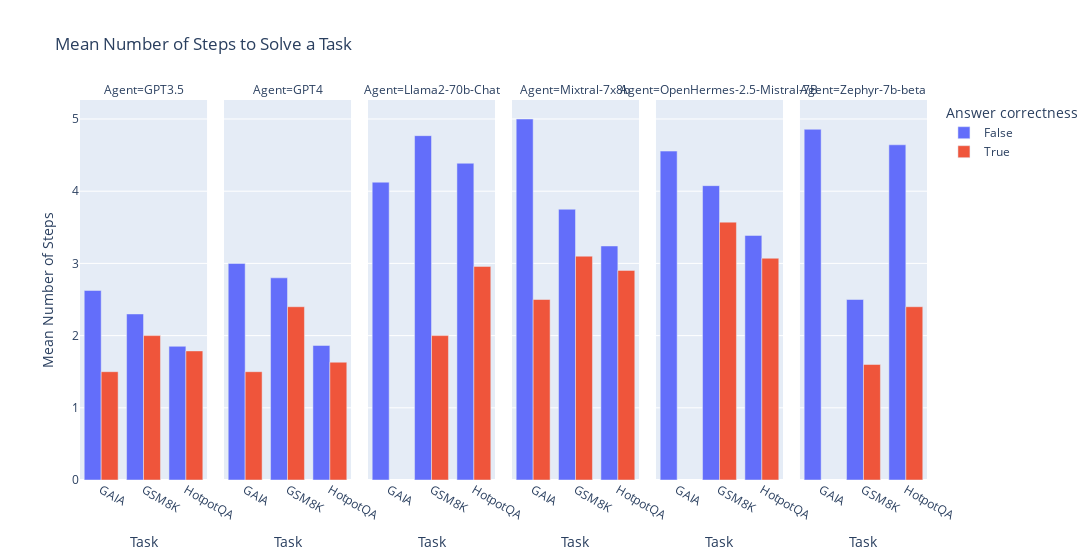

Notebook code for this chart:
### Code cell
px.bar(
    aggregated_resuts.reset_index(),
    x="task",
    y="number_of_steps",
    facet_col="agent_name",
    color="correct_answer",
    title="Mean Number of Steps to Solve a Task",
    barmode="group",
    labels={
        "agent_name": "Agent",
        "number_of_steps": "Mean Number of Steps",
        "correct_answer": "Answer correctness",
        "task": "Task",
    },
    width=1500,
)

### Figure 1 — Plotly figure (JSON) as saved in the notebook; plotly's stock layout.template omitted (floating-point values rounded to 4 significant figures)
{"data": [{"alignmentgroup": "True", "hovertemplate": "Answer correctness=False<br>Agent=GPT3.5<br>Task=%{x}<br>Mean Number of Steps=%{y}<extra></extra>", "legendgroup": "False", "marker": {"color": "#636efa", "pattern": {"shape": ""}}, "name": "False", "offsetgroup": "False", "orientation": "v", "showlegend": true, "textposition": "auto", "type": "bar", "x": ["GAIA", "GSM8K", "HotpotQA"], "xaxis": "x", "y": [2.625, 2.3, 1.852], "yaxis": "y"}, {"alignmentgroup": "True", "hovertemplate": "Answer correctness=False<br>Agent=GPT4<br>Task=%{x}<br>Mean Number of Steps=%{y}<extra></extra>", "legendgroup": "False", "marker": {"color": "#636efa", "pattern": {"shape": ""}}, "name": "False", "offsetgroup": "False", "orientation": "v", "showlegend": false, "textposition": "auto", "type": "bar", "x": ["GAIA", "GSM8K", "HotpotQA"], "xaxis": "x2", "y": [3, 2.8, 1.864], "yaxis": "y2"}, {"alignmentgroup": "True", "hovertemplate": "Answer correctness=False<br>Agent=Llama2-70b-Chat<br>Task=%{x}<br>Mean Number of Steps=%{y}<extra></extra>", "legendgroup": "False", "marker": {"color": "#636efa", "pattern": {"shape": ""}}, "name": "False", "offsetgroup": "False", "orientation": "v", "showlegend": false, "textposition": "auto", "type": "bar", "x": ["GAIA", "GSM8K", "HotpotQA"], "xaxis": "x3", "y": [4.125, 4.769, 4.387], "yaxis": "y3"}, {"alignmentgroup": "True", "hovertemplate": "Answer correctness=False<br>Agent=Mixtral-7x8b<br>Task=%{x}<br>Mean Number of Steps=%{y}<extra></extra>", "legendgroup": "False", "marker": {"color": "#636efa", "pattern": {"shape": ""}}, "name": "False", "offsetgroup": "False", "orientation": "v", "showlegend": false, "textposition": "auto", "type": "bar", "x": ["GAIA", "GSM8K", "HotpotQA"], "xaxis": "x4", "y": [5, 3.75, 3.241], "yaxis": "y4"}, {"alignmentgroup": "True", "hovertemplate": "Answer correctness=False<br>Agent=OpenHermes-2.5-Mistral-7B<br>Task=%{x}<br>Mean Number of Steps=%{y}<extra></extra>", "legendgroup": "False", "marker": {"color": "#636efa", "pattern": {"shape": ""}}, "name": "False", "offsetgroup": "False", "orientation": "v", "showlegend": false, "textposition": "auto", "type": "bar", "x": ["GAIA", "GSM8K", "HotpotQA"], "xaxis": "x5", "y": [4.556, 4.077, 3.387], "yaxis": "y5"}, {"alignmentgroup": "True", "hovertemplate": "Answer correctness=False<br>Agent=Zephyr-7b-beta<br>Task=%{x}<br>Mean Number of Steps=%{y}<extra></extra>", "legendgroup": "False", "marker": {"color": "#636efa", "pattern": {"shape": ""}}, "name": "False", "offsetgroup": "False", "orientation": "v", "showlegend": false, "textposition": "auto", "type": "bar", "x": ["GAIA", "GSM8K", "HotpotQA"], "xaxis": "x6", "y": [4.857, 2.5, 4.643], "yaxis": "y6"}, {"alignmentgroup": "True", "hovertemplate": "Answer correctness=True<br>Agent=GPT3.5<br>Task=%{x}<br>Mean Number of Steps=%{y}<extra></extra>", "legendgroup": "True", "marker": {"color": "#EF553B", "pattern": {"shape": ""}}, "name": "True", "offsetgroup": "True", "orientation": "v", "showlegend": true, "textposition": "auto", "type": "bar", "x": ["GAIA", "GSM8K", "HotpotQA"], "xaxis": "x", "y": [1.5, 2, 1.788], "yaxis": "y"}, {"alignmentgroup": "True", "hovertemplate": "Answer correctness=True<br>Agent=GPT4<br>Task=%{x}<br>Mean Number of Steps=%{y}<extra></extra>", "legendgroup": "True", "marker": {"color": "#EF553B", "pattern": {"shape": ""}}, "name": "True", "offsetgroup": "True", "orientation": "v", "showlegend": false, "textposition": "auto", "type": "bar", "x": ["GAIA", "GSM8K", "HotpotQA"], "xaxis": "x2", "y": [1.5, 2.4, 1.632], "yaxis": "y2"}, {"alignmentgroup": "True", "hovertemplate": "Answer correctness=True<br>Agent=Llama2-70b-Chat<br>Task=%{x}<br>Mean Number of Steps=%{y}<extra></extra>", "legendgroup": "True", "marker": {"color": "#EF553B", "pattern": {"shape": ""}}, "name": "True", "offsetgroup": "True", "orientation": "v", "showlegend": false, "textposition": "auto", "type": "bar", "x": ["GSM8K", "HotpotQA"], "xaxis": "x3", "y": [2, 2.958], "yaxis": "y3"}, {"alignmentgroup": "True", "hovertemplate": "Answer correctness=True<br>Agent=Mixtral-7x8b<br>Task=%{x}<br>Mean Number of Steps=%{y}<extra></extra>", "legendgroup": "True", "marker": {"color": "#EF553B", "pattern": {"shape": ""}}, "name": "True", "offsetgroup": "True", "orientation": "v", "showlegend": false, "textposition": "auto", "type": "bar", "x": ["GAIA", "GSM8K", "HotpotQA"], "xaxis": "x4", "y": [2.5, 3.1, 2.903], "yaxis": "y4"}, {"alignmentgroup": "True", "hovertemplate": "Answer correctness=True<br>Agent=OpenHermes-2.5-Mistral-7B<br>Task=%{x}<br>Mean Number of Steps=%{y}<extra></extra>", "legendgroup": "True", "marker": {"color": "#EF553B", "pattern": {"shape": ""}}, "name": "True", "offsetgroup": "True", "orientation": "v", "showlegend": false, "textposition": "auto", "type": "bar", "x": ["GSM8K", "HotpotQA"], "xaxis": "x5", "y": [3.571, 3.071], "yaxis": "y5"}, {"alignmentgroup": "True", "hovertemplate": "Answer correctness=True<br>Agent=Zephyr-7b-beta<br>Task=%{x}<br>Mean Number of Steps=%{y}<extra></extra>", "legendgroup": "True", "marker": {"color": "#EF553B", "pattern": {"shape": ""}}, "name": "True", "offsetgroup": "True", "orientation": "v", "showlegend": false, "textposition": "auto", "type": "bar", "x": ["GSM8K", "HotpotQA"], "xaxis": "x6", "y": [1.6, 2.4], "yaxis": "y6"}], "layout": {"annotations": [{"font": {}, "showarrow": false, "text": "Agent=GPT3.5", "x": 0.075, "xanchor": "center", "xref": "paper", "y": 1, "yanchor": "bottom", "yref": "paper"}, {"font": {}, "showarrow": false, "text": "Agent=GPT4", "x": 0.245, "xanchor": "center", "xref": "paper", "y": 1, "yanchor": "bottom", "yref": "paper"}, {"font": {}, "showarrow": false, "text": "Agent=Llama2-70b-Chat", "x": 0.415, "xanchor": "center", "xref": "paper", "y": 1, "yanchor": "bottom", "yref": "paper"}, {"font": {}, "showarrow": false, "text": "Agent=Mixtral-7x8b", "x": 0.585, "xanchor": "center", "xref": "paper", "y": 1, "yanchor": "bottom", "yref": "paper"}, {"font": {}, "showarrow": false, "text": "Agent=OpenHermes-2.5-Mistral-7B", "x": 0.755, "xanchor": "center", "xref": "paper", "y": 1, "yanchor": "bottom", "yref": "paper"}, {"font": {}, "showarrow": false, "text": "Agent=Zephyr-7b-beta", "x": 0.925, "xanchor": "center", "xref": "paper", "y": 1, "yanchor": "bottom", "yref": "paper"}], "barmode": "group", "legend": {"title": {"text": "Answer correctness"}, "tracegroupgap": 0}, "title": {"text": "Mean Number of Steps to Solve a Task"}, "width": 1500, "xaxis": {"anchor": "y", "domain": [0, 0.15], "title": {"text": "Task"}}, "xaxis2": {"anchor": "y2", "domain": [0.17, 0.32], "matches": "x", "title": {"text": "Task"}}, "xaxis3": {"anchor": "y3", "domain": [0.34, 0.49], "matches": "x", "title": {"text": "Task"}}, "xaxis4": {"anchor": "y4", "domain": [0.51, 0.66], "matches": "x", "title": {"text": "Task"}}, "xaxis5": {"anchor": "y5", "domain": [0.68, 0.83], "matches": "x", "title": {"text": "Task"}}, "xaxis6": {"anchor": "y6", "domain": [0.85, 1], "matches": "x", "title": {"text": "Task"}}, "yaxis": {"anchor": "x", "domain": [0, 1], "title": {"text": "Mean Number of Steps"}}, "yaxis2": {"anchor": "x2", "domain": [0, 1], "matches": "y", "showticklabels": false}, "yaxis3": {"anchor": "x3", "domain": [0, 1], "matches": "y", "showticklabels": false}, "yaxis4": {"anchor": "x4", "domain": [0, 1], "matches": "y", "showticklabels": false}, "yaxis5": {"anchor": "x5", "domain": [0, 1], "matches": "y", "showticklabels": false}, "yaxis6": {"anchor": "x6", "domain": [0, 1], "matches": "y", "showticklabels": false}}}
